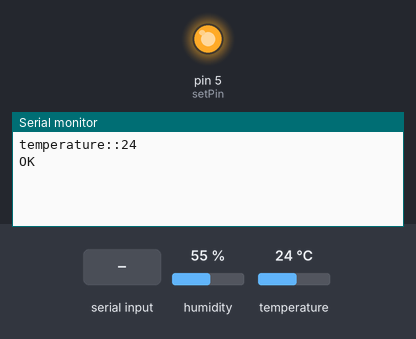
The sketch below on a simulated Arduino Uno, built with avr-gcc and run on an emulated ATmega328P. Shown: output pins drawn as LEDs (lit = HIGH), the last lines printed to the serial monitor. Inputs (shaded band) come from the test bench; at power-on: humidity 55 %, temperature 24 °C. The modem accepts every AT command (registered, SIM ready, sends succeed) and sends nothing else.

Above: at 1.6 s.
1.7 s: "@\n" received over the second serial link
At 3.4 s:
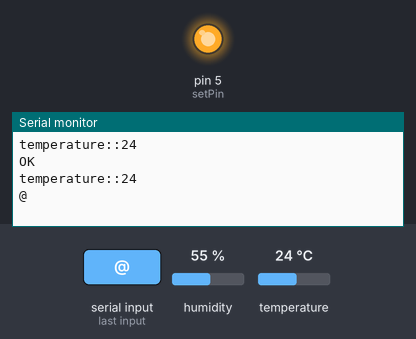
4.4 s: "reqs\n" received over the second serial link
At 5.9 s:
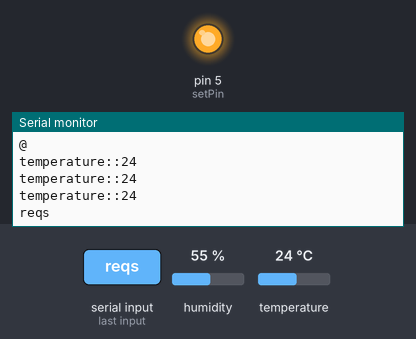
6.9 s: "1\n" received over the second serial link
At 8.4 s:
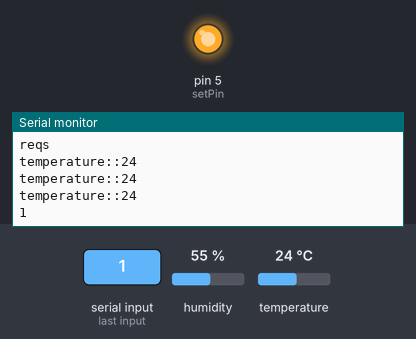

The sketch:

sai_c1.ino
```cpp
#include <SoftwareSerial.h>
#define setPin 5
#define DHTPIN A0
#include <DHT.h>
SoftwareSerial HC12(3, 2);
String node,rd,cmd;
String  a;
int t=23;
DHT dht(DHTPIN, DHT11);
void setup() {
  // put your setup code here, to run once:
 Serial.begin(9600);
  dht.begin();// Open serial port to computer
  HC12.begin(9600);
  pinMode(setPin, OUTPUT);
  digitalWrite(setPin, LOW);           // Set HC-12 into AT Command mode
   delay(100);                          // Wait for the HC-12 to enter AT Command mode
   HC12.println("AT+C023");              // Send AT Command to HC-12 ("AT+C001")
   delay(200);
  if (HC12.available()>0) {           // If HC-12 has data (the AT Command response)
     Serial.write(HC12.read());
  }
     digitalWrite(setPin, HIGH);
 delay(100);// Serial port to HC12
}

void loop() {
 node="\0";
    t = dht.readTemperature();
    if(t==0)
    {
      t=23;
    }
     Serial.print("temperature::");Serial.println(t);
   if (HC12.available()>0 ) {
      // If HC-12 has data (the AT Command response)
    rd = HC12.readStringUntil("$");
    rd.trim();
    //Serial.print("Rd");
   Serial.println(rd);
    //Serial.println(rd.length());

    if(rd.startsWith("@")&&rd.endsWith("$")){
      node = rd.substring(1,5);
      Serial.print("Node::");Serial.println(node);
      if(node=="reqs"){
     cmd="@";
    cmd+="a";

    if(t<10)
    {
      cmd+="0";
    }
  cmd+=t;
  cmd+=",@";
  Serial.println(cmd);
   HC12.println(cmd);
}
     }
   }
  delay(500);

}
```

Measured:
- after the input at 1.7 s, the serial monitor: prints a new line after 1.2 s (image 1)
- after the input at 4.4 s, the serial monitor: prints a new line after 1.1 s (image 2)
- after the input at 6.9 s, the serial monitor: prints a new line after 1.1 s (image 3)
